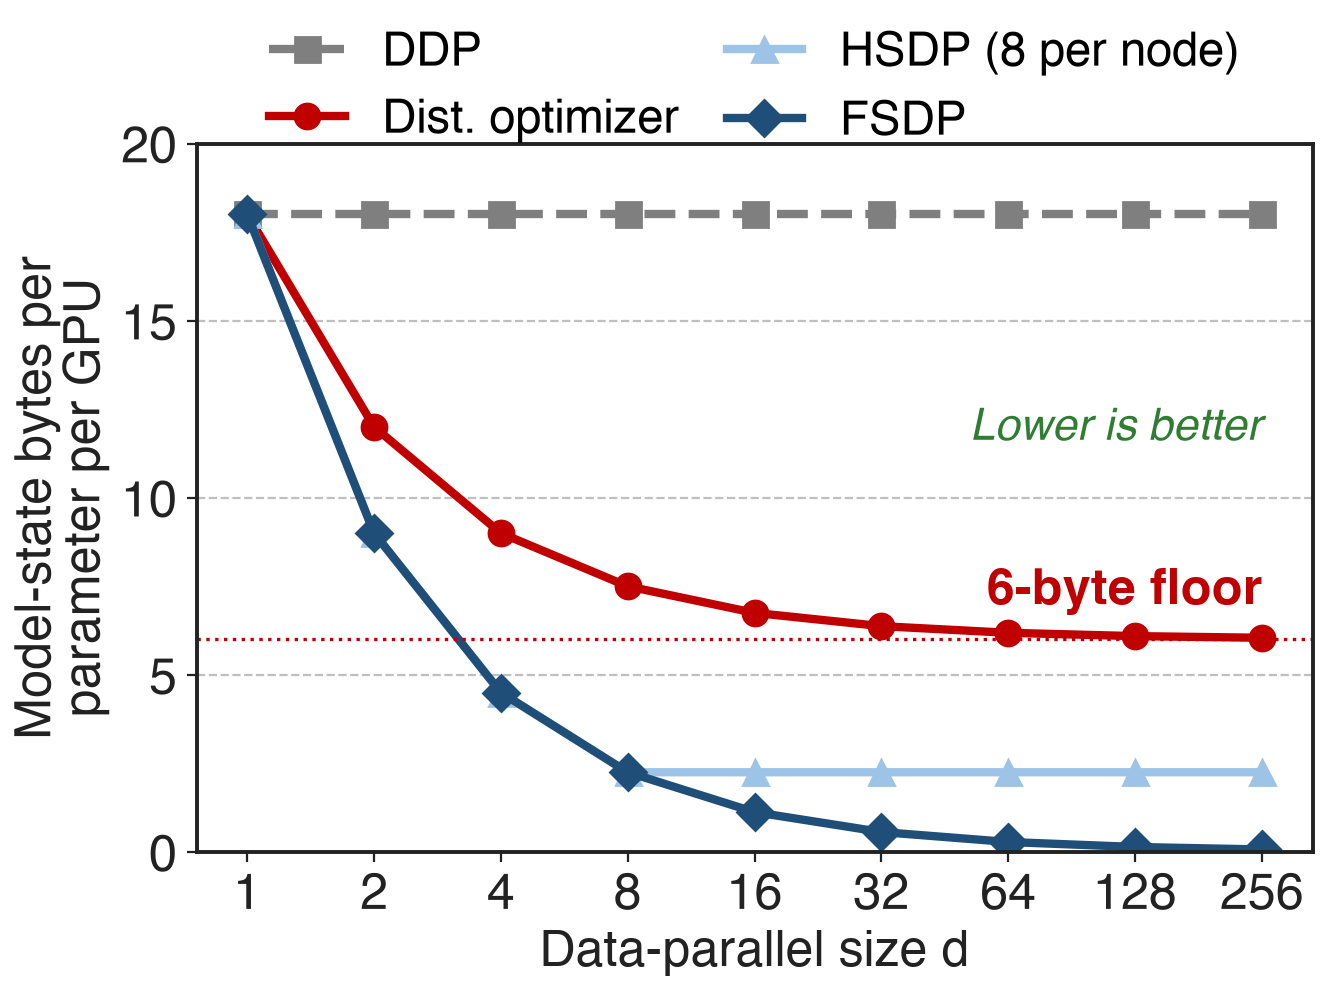

The script that drew this image:
"""Model-state bytes per parameter per GPU vs data-parallel size d (analytic).

Assumptions (Megatron-LM dist_optimizer.md, bf16 params + fp32 grads row): BF16 weight 2 B, FP32 main grad 4 B,
FP32 master weight + Adam moments 12 B. Excludes the two transient un-sharded FSDP units and activations.
  DDP (no_shard)                18
  Distributed optimizer (optim) 6 + 12/d          (exact formula in dist_optimizer.md)
  HSDP, 8-GPU inner group       18 / min(d, 8)    (derived)
  FSDP (optim_grads_params)     18 / d            (derived)
"""
import sys, pathlib
sys.path.insert(0, str(pathlib.Path(__file__).resolve().parents[3] / "scripts"))
import slidechart as sc

d = [1, 2, 4, 8, 16, 32, 64, 128, 256]
ddp = [18 for _ in d]
dopt = [6 + 12 / x for x in d]
hsdp = [18 / min(x, 8) for x in d]
fsdp = [18 / x for x in d]

sc.setup()
fig, ax = sc.figure("right")
ax.plot(d, ddp, color=sc.GRAYS[2], ls="--", marker="s", label="DDP")
ax.plot(d, dopt, color=sc.PROBLEM, marker="o", label="Dist. optimizer")
ax.plot(d, hsdp, color=sc.ACCENT_LIGHT, marker="^", label="HSDP (8 per node)")
ax.plot(d, fsdp, color=sc.ACCENT, marker="D", label="FSDP")
ax.set_xscale("log", base=2)
ax.set_xticks(d)
ax.set_xticklabels([str(x) for x in d])
ax.set_ylim(0, 20)
ax.set_xlabel("Data-parallel size d")
ax.set_ylabel("Model-state bytes per\nparameter per GPU")
ax.axhline(6, color=sc.PROBLEM, lw=1.2, ls=":")
ax.text(256, 7.0, "6-byte floor", color=sc.PROBLEM, fontsize=18, ha="right", fontweight="bold")
ax.legend(loc="upper center", bbox_to_anchor=(0.5, 1.22), ncol=2, frameon=False, fontsize=17,
          handlelength=1.6, columnspacing=1.0)
ax.text(256, 12.0, "Lower is better", ha="right", va="center", fontsize=16, fontstyle="italic", color=sc.GOOD)
sc.save(fig, __file__)
